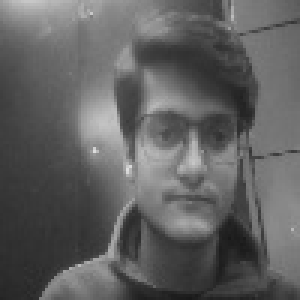
#> input picture iot/Dataset_ create_Trainer/Face recogization/Database/Image (1).jpg, 100 x 100 px (shown 3 times larger); its folder holds 4 pictures in this run
$ python dataset_trainer.py
#> lines starting #> are read from the running program, lines starting #| are printed output that depends on the picture
import cv2, os
import numpy as np
from PIL import Image

faceCascade = cv2.CascadeClassifier('haarcascade_frontalface_default.xml')

recognizer =  cv2.face.LBPHFaceRecognizer_create()
path='Face recogization/Database'
def check_file():
    image_paths = [os.path.join(path, f) for f in os.listdir(path)]
    if os.path.exists('Face recogization/face_recognizer'):
        os.remove('Face recogization/face_recognizer')
check_file()


def get_images_and_labels(path):

#> called with path = 'Face recogization/Database'
    image_paths = [os.path.join(path, f) for f in os.listdir(path)]
    images = []
    labels = []
    for image_path in image_paths:

        image_pil = Image.open(image_path).convert('L')
#> image_pil is the input picture: PIL image 100x100 L; min 24, max 222, mean 96.3
        image = np.array(image_pil, 'uint8')
        nbr = int(os.path.split(image_path)[-1].split(".")[0].split(")")[0].split("(")[1].replace("Image", ""))

        faces = faceCascade.detectMultiScale(image)
#> faces = [[37, 24, 55, 55]]

        for (x, y, w, h) in faces:
            images.append(image[y: y + h, x: x + w])
            labels.append(nbr)
            cv2.imshow("Adding faces to traning set...", image[y: y + h, x: x + w])
            cv2.waitKey(100)
#> this loop made 1 pass
#> pass 1, in get_images_and_labels, `cv2.imshow("Adding faces to traning set...", image[y: y + h, x: x + w])`:
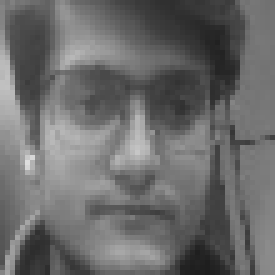
#> window 'Adding faces to traning set...': shape (55, 55) (shown 5 times larger); min 29, max 222, mean 106.9
#> after the loop, images = 1 item; labels = [1]
#> pass 2 of the loop in get_images_and_labels, `for image_path in image_paths:`:
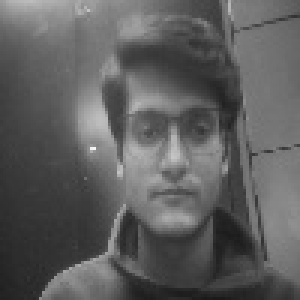
#> input picture iot/Dataset_ create_Trainer/Face recogization/Database/Image (10).jpg, 100 x 100 px (shown 3 times larger)
#> in get_images_and_labels, image_pil is the input picture: PIL image 100x100 L; min 26, max 245, mean 94
#> faces = [[32, 24, 53, 53]]
#> the loop in get_images_and_labels, `for (x, y, w, h) in faces:` made 1 pass
#> pass 1, in get_images_and_labels, `cv2.imshow("Adding faces to traning set...", image[y: y + h, x: x + w])`:
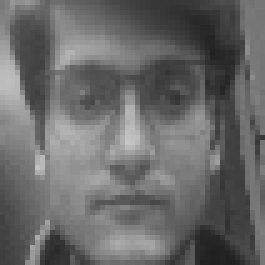
#> window 'Adding faces to traning set...': shape (53, 53) (shown 5 times larger); min 31, max 198, mean 104.6
#> after the loop in get_images_and_labels, `for (x, y, w, h) in faces:`: images = 2 items; labels = [1, 10]
#> pass 3 of the loop in get_images_and_labels, `for image_path in image_paths:`:
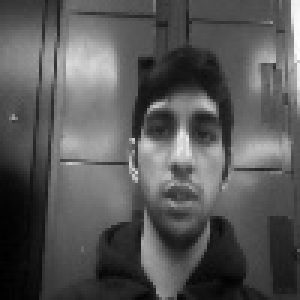
#> input picture iot/Dataset_ create_Trainer/Face recogization/Database/Image (11).jpg, 100 x 100 px (shown 3 times larger)
#> in get_images_and_labels, image_pil is the input picture: PIL image 100x100 L; min 0, max 255, mean 87.1
#> faces = [[35, 23, 51, 51]]
#> the loop in get_images_and_labels, `for (x, y, w, h) in faces:` made 1 pass
#> pass 1, in get_images_and_labels, `cv2.imshow("Adding faces to traning set...", image[y: y + h, x: x + w])`:
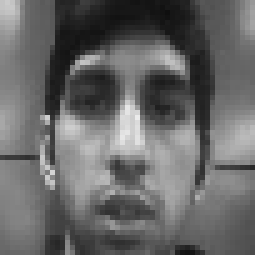
#> window 'Adding faces to traning set...': shape (51, 51) (shown 5 times larger); min 15, max 235, mean 103
#> after the loop in get_images_and_labels, `for (x, y, w, h) in faces:`: images = 3 items; labels = [1, 10, 11]
#> the loop made 4 passes; the first 3 are shown

    return images, labels


images, labels = get_images_and_labels(path)

recognizer.train(images, np.array(labels))
recognizer.save('Face recogization/face_recognizer.xml')
#recognizer.save('Face recogization/face_recognizer.xml')
cv2.destroyAllWindows()
